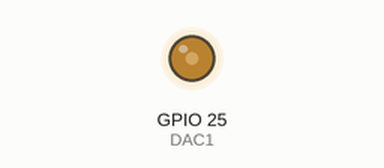
This sketch was run on a simulated ESP32. Parts: output pins drawn as LEDs (lit = HIGH).

Above: at 0.1 s.
Timing chart, 0 to 1.6 s (numbered marks = the images above):
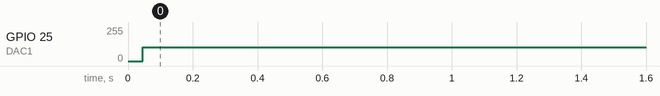

Measured:
- by itself, GPIO 25 (DAC1): 0/255 → 102/255 at 0.05 s

The sketch:

ESP32_DAC001.ino
```cpp
#define DAC1  25
#define DAC2  26
#define PAUSE 5

void setup() {
  pinMode(DAC1, ANALOG);
}

void loop() {
  for(int i = 0; i < 256; i++) {
    dacWrite(DAC1, i);
    delayMicroseconds(PAUSE); // Pause
  }
  for(int i = 255; i >= 0; i--) {
    dacWrite(DAC1, i);
    delayMicroseconds(PAUSE); // Pause
  }
}
```
